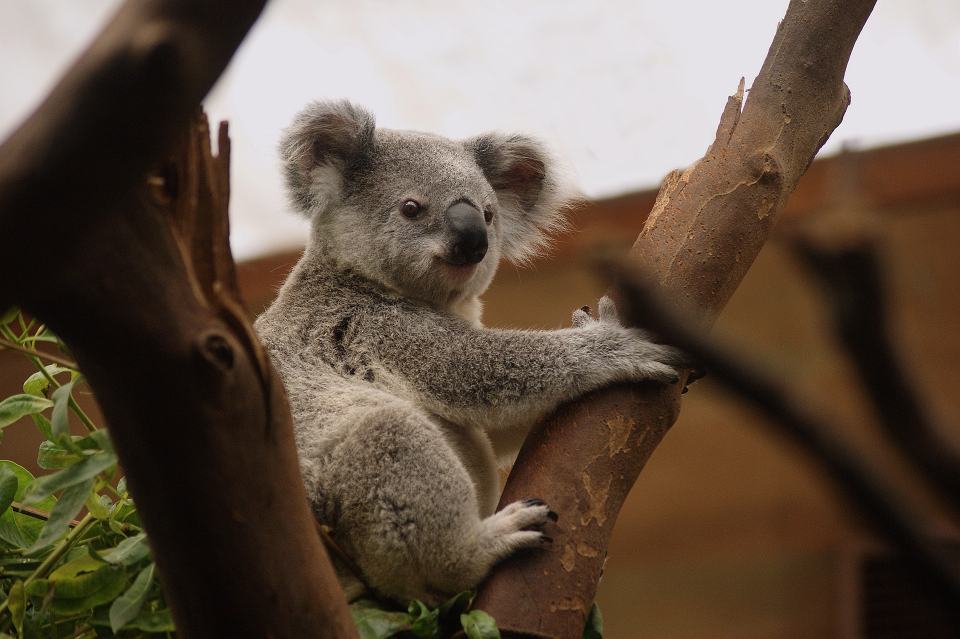
#> input picture koala-3055832_1920.jpg, 1920 x 1277 px, found by its file name (shown at 1/2 size)
$ python main.py
#> lines starting #> are read from the running program, lines starting #| are printed output that depends on the picture
### feature_detection.py
import cv2
import numpy as np

# !IMPORTANT: Change the directory to save your results for every img_func in the 'status' variable
def SIFT_IMG(img):
	sift = cv2.xfeatures2d.SIFT_create()
	kps = sift.detect(img, None)
	img = cv2.drawKeypoints(img, kps, None)
	status = cv2.imwrite("C:\\Users\\Arjun Kumar Kolipaka\\Desktop\\sift_img.jpg",img)

	return img

# [8 lines left out: function SURF_IMG, not called in this run]

def ORB_IMG(img):
	orb = cv2.ORB_create(nfeatures=20000)
	kps = orb.detect(img, None)
	img = cv2.drawKeypoints(img, kps, None)
	status = cv2.imwrite("C:\\Users\\Arjun Kumar Kolipaka\\Desktop\\orb_img.jpg",img)

	return img

def BRIEF_IMG(img):
	star = cv2.xfeatures2d.StarDetector_create()
	brief = cv2.xfeatures2d.BriefDescriptorExtractor_create()
	kps = star.detect(img,None)
	kps, des = brief.compute(img, kps)
	img = cv2.drawKeypoints(img, kps, None)
	status = cv2.imwrite("C:\\Users\\Arjun Kumar Kolipaka\\Desktop\\brief_img.jpg",img)

	return img

def FAST_IMG(img):
	fast = cv2.FastFeatureDetector_create()
	#kps = fast.detect(img,None)
	fast.setNonmaxSuppression(1)
	kps = fast.detect(img,None)
	img = cv2.drawKeypoints(img, kps, None)
	status = cv2.imwrite("C:\\Users\\Arjun Kumar Kolipaka\\Desktop\\fast_img.jpg",img)

	return img

### main.py
import cv2
import numpy as np
import feature_detection as f_d

#Change the image directory to yours
img = cv2.imread("C:\\Users\\Arjun Kumar Kolipaka\\Downloads\\koala-3055832_1920.jpg", cv2.IMREAD_GRAYSCALE)
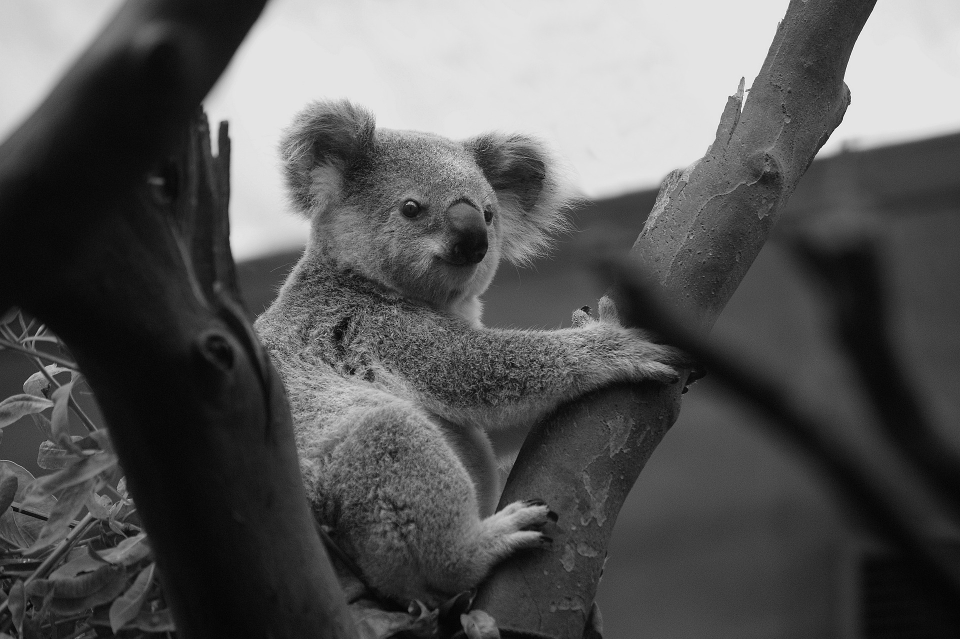
#> img: shape (1277, 1920) (shown at 1/2 size); min 0, max 255, mean 88.2

img1 = f_d.SIFT_IMG(img)
#> in SIFT_IMG, `kps = sift.detect(img, None)`: kps = 4987 keypoints; strongest (x, y, size): (1340, 395, 1.8), (1483, 224, 1.8), (448, 255, 15.5), (525, 429, 108.6)
#> in SIFT_IMG, `img = cv2.drawKeypoints(img, kps, None)`:
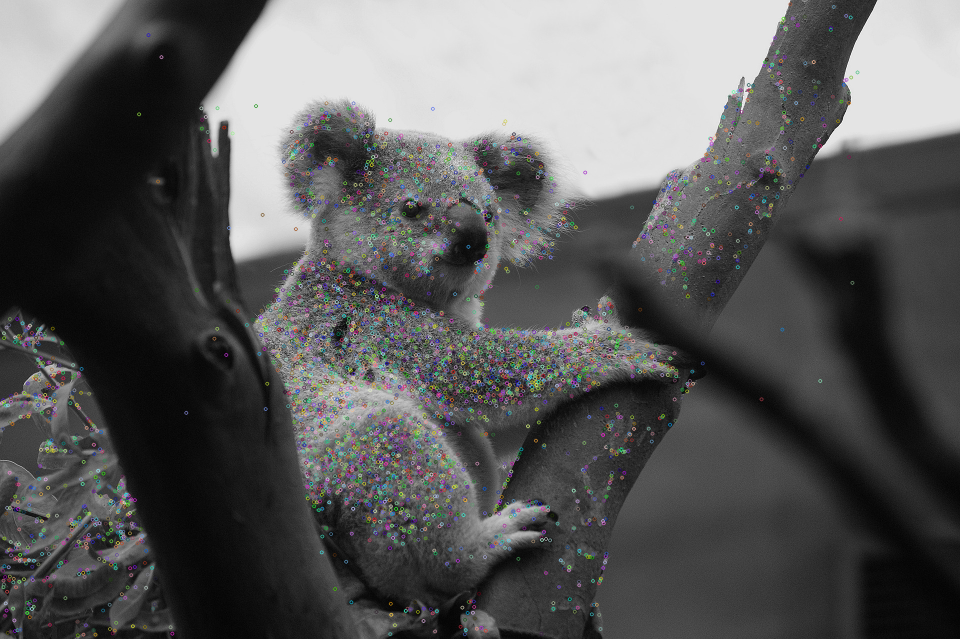
#> img: shape (1277, 1920, 3) (shown at 1/2 size); mean of channels 0, 1, 2 89.4, 89.4, 89.4; drawn as B, G, R
#img2 = f_d.SURF_IMG(img)
img3 = f_d.ORB_IMG(img)
#> in ORB_IMG, `kps = orb.detect(img, None)`: kps = 18504 keypoints; strongest (x, y, size): (1699, 208, 31), (1485, 154, 31), (1487, 154, 31), (652, 667, 31)
#> in ORB_IMG, `img = cv2.drawKeypoints(img, kps, None)`:
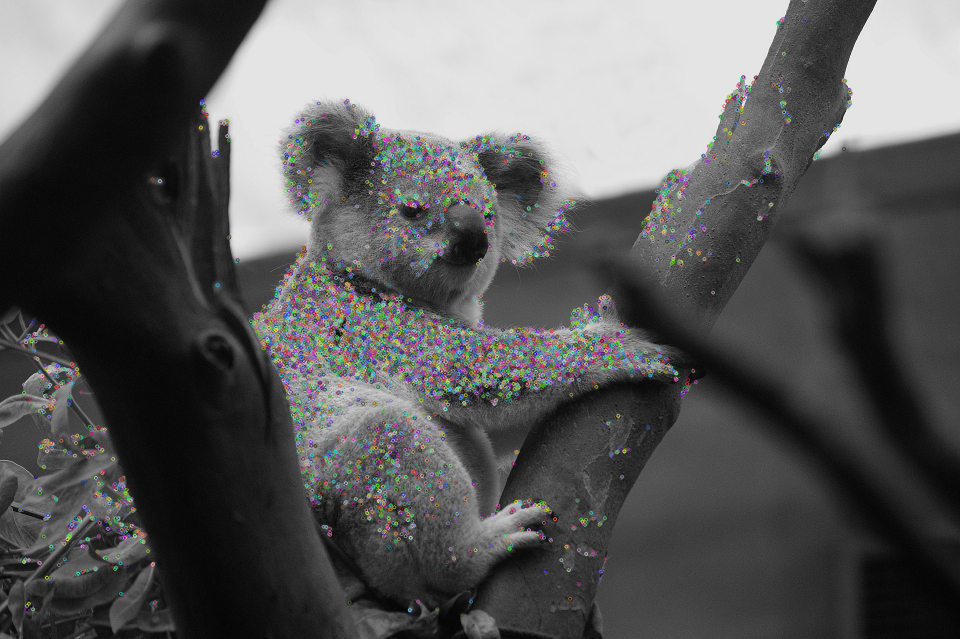
#> img: shape (1277, 1920, 3) (shown at 1/2 size); mean of channels 0, 1, 2 89.9, 89.9, 90; drawn as B, G, R
img4 = f_d.BRIEF_IMG(img)
#> in BRIEF_IMG, `kps = star.detect(img,None)`: kps = 509 keypoints; strongest (x, y, size): (102, 739, 16), (818, 406, 4), (429, 299, 16), (1486, 209, 4)
img5 = f_d.FAST_IMG(img)
#> in FAST_IMG, `kps = fast.detect(img,None)`: kps = 49716 keypoints; strongest (x, y, size): (1558, 44, 7), (1699, 208, 7), (48, 1124, 7), (1487, 154, 7)
#> in FAST_IMG, `img = cv2.drawKeypoints(img, kps, None)`:
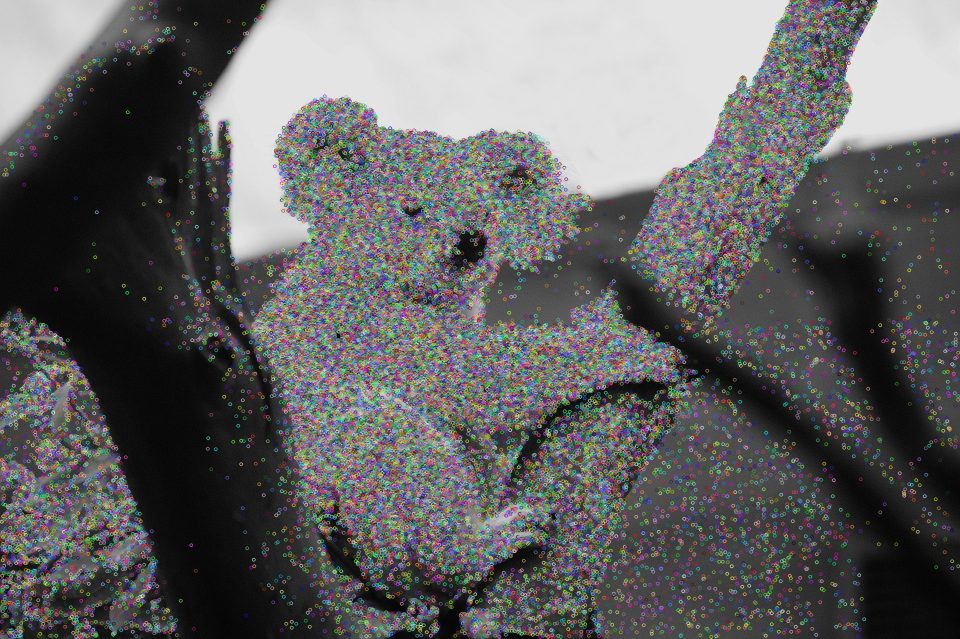
#> img: shape (1277, 1920, 3) (shown at 1/2 size); mean of channels 0, 1, 2 99.3, 99.2, 99.3; drawn as B, G, R

cv2.imshow("Image",img5)
cv2.waitKey(0)
cv2.destroyAllWindows()

$ run again, with book-1659717_1920.jpg copied over koala-3055832_1920.jpg
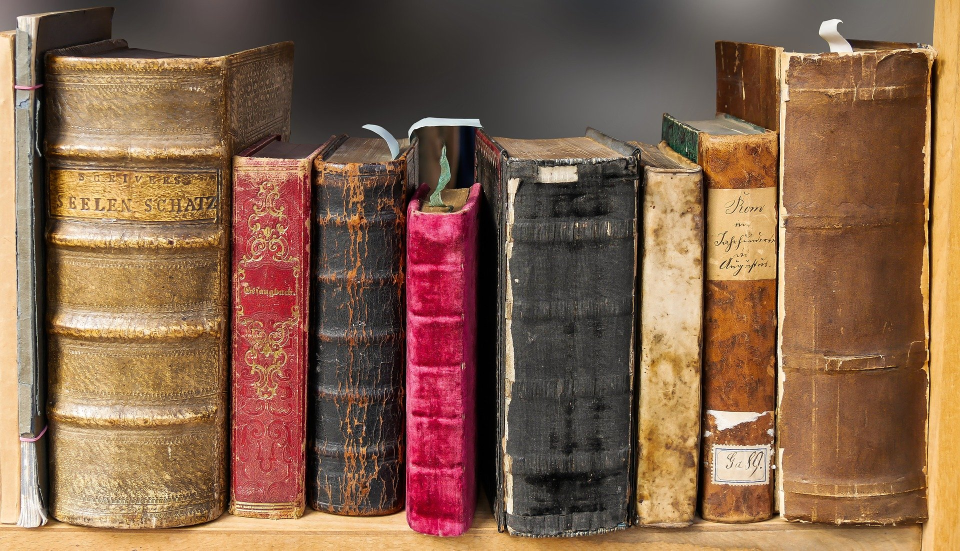
#> input picture book-1659717_1920.jpg, 1920 x 1101 px, found by its file name (shown at 1/2 size)
#> in SIFT_IMG, `kps = sift.detect(img, None)`: kps = 7785 keypoints; strongest (x, y, size): (1522, 935, 2), (1003, 973, 1.8), (717, 564, 2.3), (1154, 1067, 2.5)
#> in ORB_IMG, `kps = orb.detect(img, None)`: kps = 20000 keypoints; strongest (x, y, size): (1164, 1066, 31), (308, 998, 31), (1522, 906, 31), (333, 996, 31)
#> in BRIEF_IMG, `kps = star.detect(img,None)`: kps = 2200 keypoints; strongest (x, y, size): (1547, 933, 6), (1033, 561, 6), (950, 245, 16), (1026, 370, 22)
#> in BRIEF_IMG, `img = cv2.drawKeypoints(img, kps, None)`:
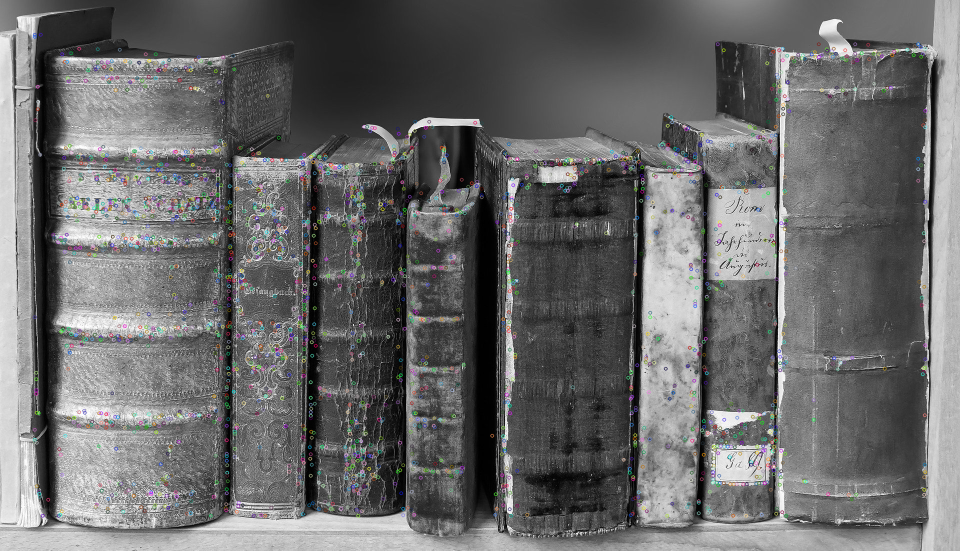
#> img: shape (1101, 1920, 3) (shown at 1/2 size); mean of channels 0, 1, 2 105.5, 105.4, 105.4; drawn as B, G, R
#> in FAST_IMG, `kps = fast.detect(img,None)`: kps = 111699 keypoints; strongest (x, y, size): (1120, 1018, 7), (784, 800, 7), (1020, 358, 7), (1146, 814, 7)
#> in FAST_IMG, `img = cv2.drawKeypoints(img, kps, None)`:
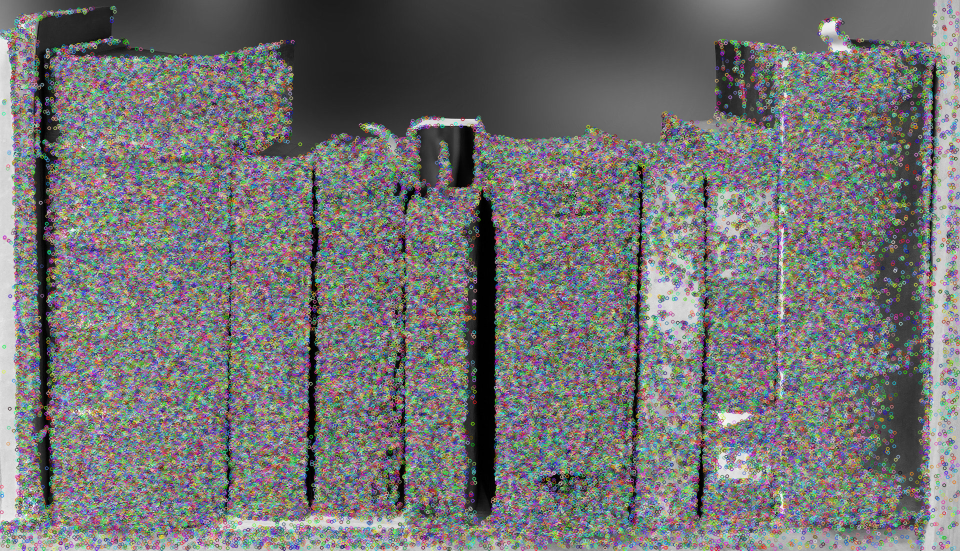
#> img: shape (1101, 1920, 3) (shown at 1/2 size); mean of channels 0, 1, 2 114.8, 114.8, 114.8; drawn as B, G, R

$ run again, with london-441853_1920.jpg copied over koala-3055832_1920.jpg
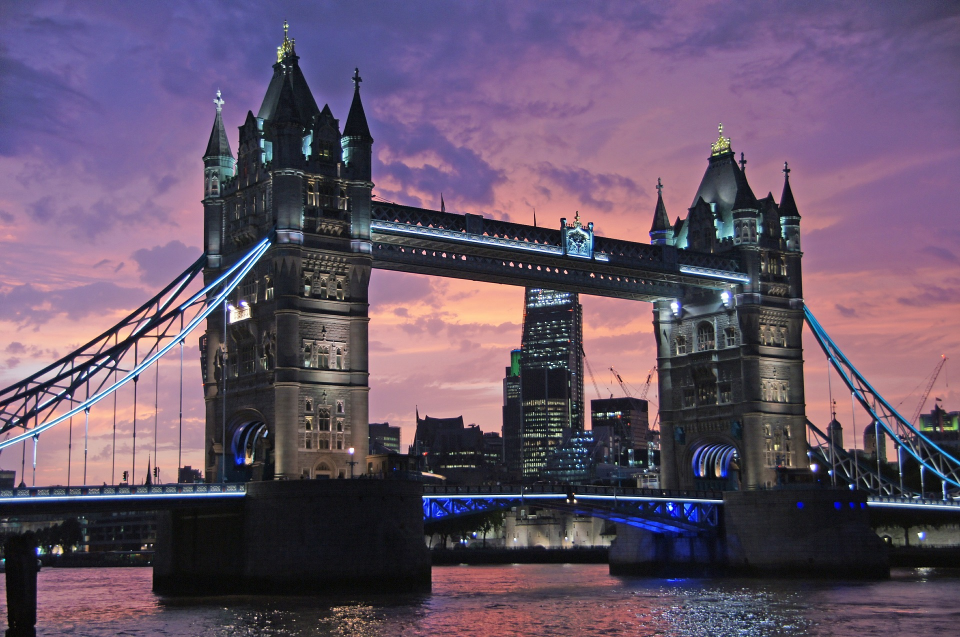
#> input picture london-441853_1920.jpg, 1920 x 1274 px, found by its file name (shown at 1/2 size)
#> in SIFT_IMG, `kps = sift.detect(img, None)`: kps = 8447 keypoints; strongest (x, y, size): (1097, 710, 1.9), (1123, 642, 1.8), (1080, 896, 1.9), (1136, 1001, 3.9)
#> in ORB_IMG, `kps = orb.detect(img, None)`: kps = 20000 keypoints; strongest (x, y, size): (1215, 827, 31), (1178, 450, 31), (292, 1090, 31), (1063, 868, 31)
#> in BRIEF_IMG, `kps = star.detect(img,None)`: kps = 2412 keypoints; strongest (x, y, size): (888, 510, 6), (1135, 1001, 4), (848, 505, 6), (1077, 536, 6)
#> in BRIEF_IMG, `img = cv2.drawKeypoints(img, kps, None)`:
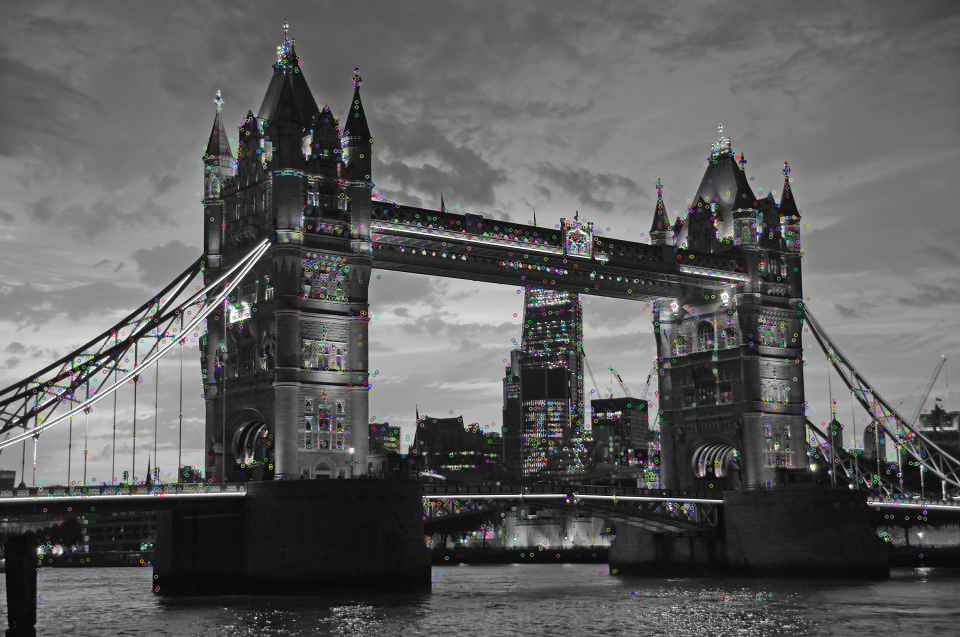
#> img: shape (1274, 1920, 3) (shown at 1/2 size); mean of channels 0, 1, 2 92.8, 92.8, 92.8; drawn as B, G, R
#> in FAST_IMG, `kps = fast.detect(img,None)`: kps = 26802 keypoints; strongest (x, y, size): (292, 1090, 7), (101, 1091, 7), (1656, 944, 7), (1733, 1005, 7)
#> in FAST_IMG, `img = cv2.drawKeypoints(img, kps, None)`:
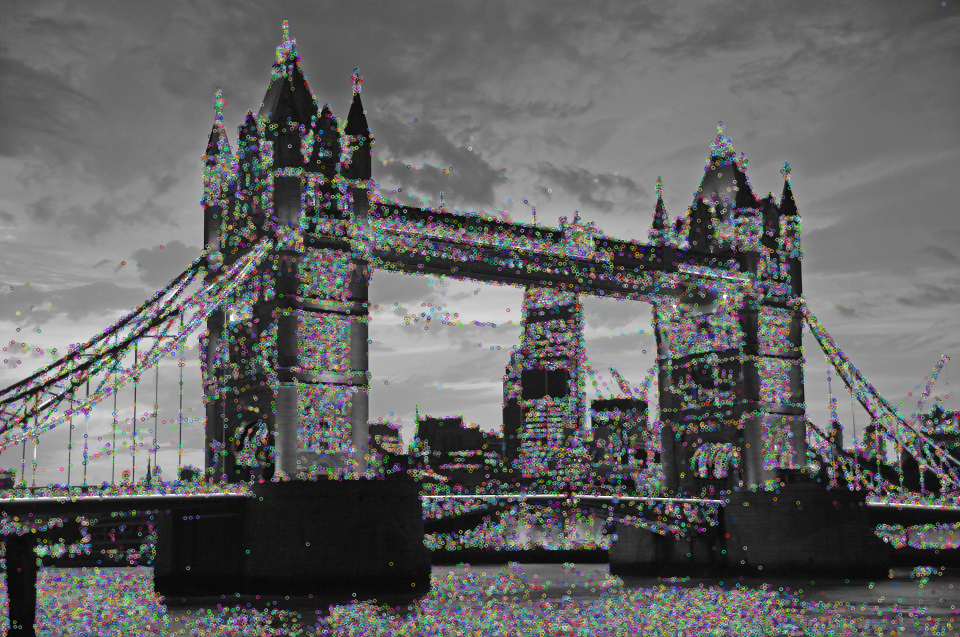
#> img: shape (1274, 1920, 3) (shown at 1/2 size); mean of channels 0, 1, 2 99, 98.9, 99; drawn as B, G, R
